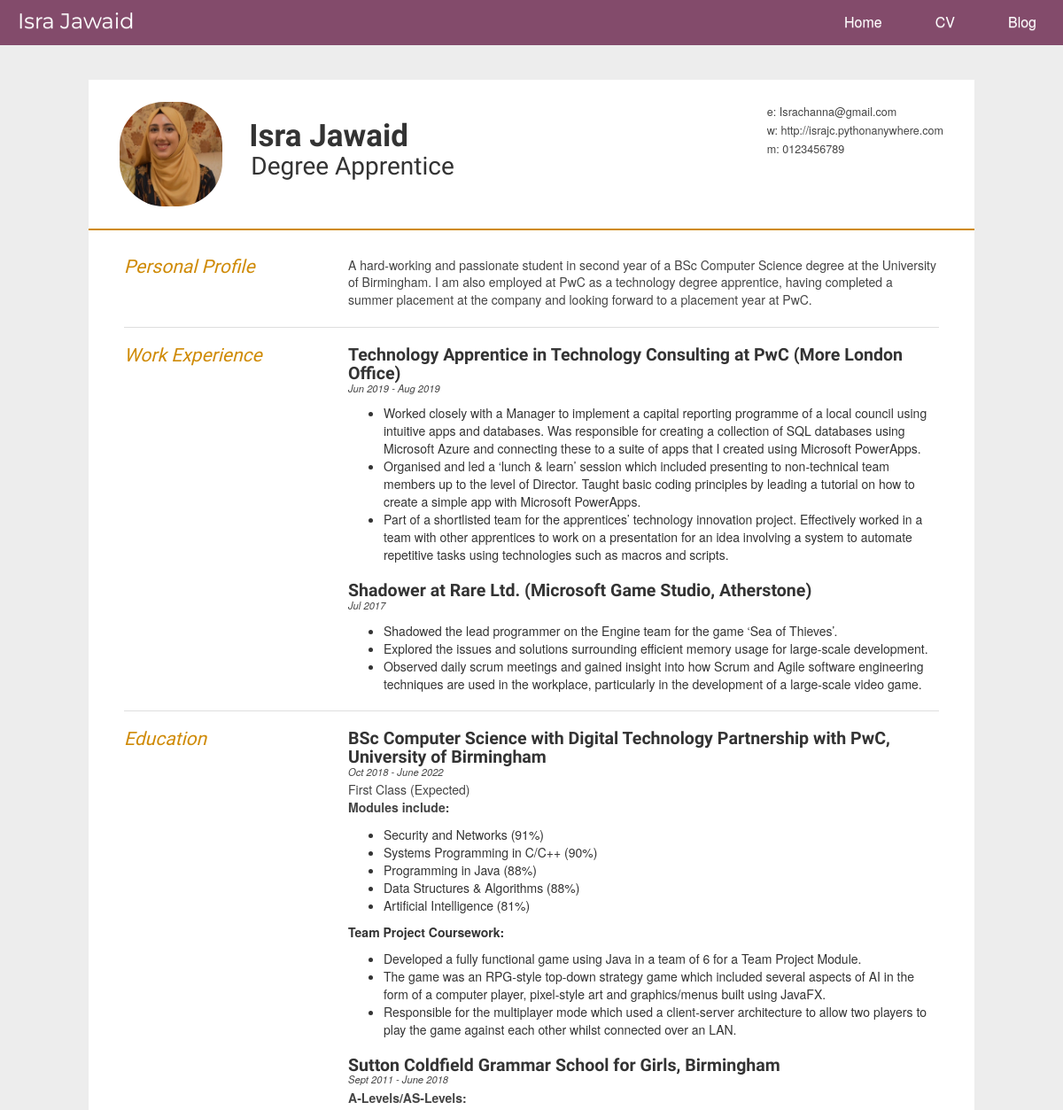
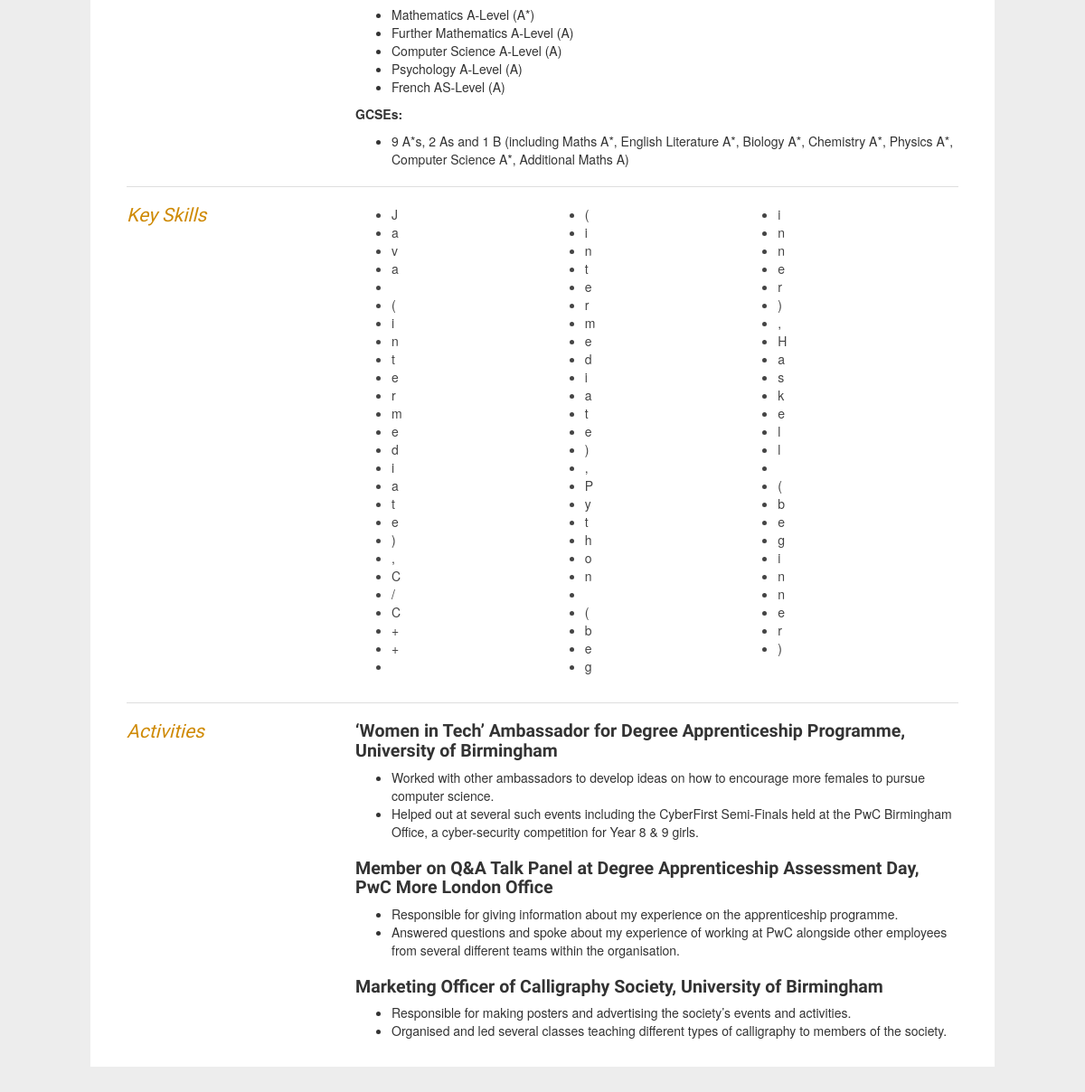
The app's page /cv/1 with its own data (2 pictures, top to bottom).
### blog/models.py (models this page shows, shortened)
class CV(models.Model):
	name = models.CharField(max_length=100)
	title = models.CharField(max_length=100)
	email = models.EmailField(max_length=254, default='')
	website = models.URLField(max_length=200,  null=True, blank=True)
	number = models.CharField(max_length=11, default='', blank=True)
	headshot = models.ImageField(upload_to='media/', null=True, blank=True)
	personal_profile = models.TextField(default='')
	skills = ListCharField(base_field=models.CharField(max_length=100), size=10, max_length=(10*101), default=[])

class WorkExperience(models.Model):
	title = models.CharField(max_length=200)
	company = models.CharField(max_length=200)
	duration = models.CharField(max_length=200)
	description = models.TextField(default='')

class Education(models.Model):
	institution = models.CharField(max_length=300)
	qualification = models.CharField(max_length=400, blank=True, default=' ')
	duration = models.CharField(max_length=200)
	description = models.TextField(default='')

class Activity(models.Model):
	title = models.CharField(max_length=200)
	description = models.TextField(default='')

### blog/views.py (the view)
# urls.py: path('cv/<int:pk>', views.cv_page, name='cv_page'),
def cv_page(request, pk):
	cv = get_object_or_404(CV, pk=pk)
	work_experience = reversed(WorkExperience.objects.all())
	education = reversed(Education.objects.all())
	activities = reversed(Activity.objects.all())
	return render(request, 'blog/cv_page.html', {'cv':cv, 'work_experience': work_experience, 'education': education, 'activities': activities})

### blog/templates/blog/cv_page.html (shortened to what this page needs)
﻿{% extends 'blog/base.html' %}
{% load static %}
{% block stylesheets %}
	<link rel="stylesheet" href="{% static 'css/style.css' %}">
{% endblock %}
{% block content %}
	<div class="container-fluid">
		<div id="cv" class="instaFade">
			<div class="mainDetails">
				<div id="headshot" class="quickFade">
					<img src="{{ cv.headshot.url }}" alt="Isra Jawaid"/>
				</div>
				<div id="name">
					<h1 id="name_header" class="quickFade delayTwo">{{ cv.name }}</h1>
					<h2 id="title" class="quickFade delayThree">{{ cv.title }}</h2>
				</div>
				<div id="contactDetails" class="quickFade delayFour">
					<ul>
						<li>e: <a id="email" href="{{ cv.email }}" target="_blank">{{ cv.email }}</a></li>
						<li>w: <a id="website" href="{{ cv.website }}">{{ cv.website }}</a></li>
						<li id="number" >m: {{ cv.number }}</li>
					</ul>
				</div>
			</div>
			<div id="mainArea" class="quickFade delayFive">
				<section>
					<article>
						<div class="sectionTitle">
							<h1>Personal Profile</h1>
						</div>
						<div class="sectionContent">
							<p id="personal_profile">{{ cv.personal_profile }}</p>
						</div>
					</article>
				</section>
				<section>
					<div class="sectionTitle">
						<h1>Work Experience</h1>
					</div>
					<div class="sectionContent">
						{% for experience in work_experience %}
							<article>
								<h2 id="work_experience_title">{{experience.title}} at {{experience.company}}</h2>
								<p id="work_experience_duration" class="subDetails">{{ experience.duration }}</p>
								<p id="work_experience_description">{{ experience.description | safe }}</p>
							</article>
						{% endfor %}
					</div>
				</section>
				<section>
					<div class="sectionTitle">
						<h1>Education</h1>
					</div>
					<div class="sectionContent">
						{% for e in education %}
							<article>
								<h2 id="education_title">
									{% if e.qualification %}
										{{ e.qualification }}, {{ e.institution }}
									{% else %}
										{{ e.institution }}
									{% endif %}
								</h2>
								<p id="education_duration" class="subDetails">{{ e.duration }}</p>
								<p id="education_description">{{ e.description | safe }}</p>
							</article>
						{% endfor %}
					</div>
				</section>
				<section>
					<div class="sectionTitle">
						<h1>Key Skills</h1>
					</div>
					<div class="sectionContent">
						<ul class="keySkills">
							{% for skill in cv.skills %}
							<li id="skills">{{ skill }}</li>
							{% endfor %}
						</ul>
					</div>
				</section>
				<section>
					<div class="sectionTitle">
						<h1>Activities</h1>
					</div>
					<div class="sectionContent">
						{% for activity in activities %}
							<article>
								<h2 id="activity_title">{{ activity.title }}</h2>
								<p id="activity_description">{{ activity.description | safe }}</p>
							</article>
						{% endfor %}
					</div>
				</section>
			</div>
		</div>
	</div>
{% endblock %}

### blog/static/css/style.css (style rules this page uses)
html,body,div,span,object,iframe,h1,h2,h3,h4,h5,h6,p,blockquote,pre,abbr,address,cite,code,del,dfn,em,img,ins,kbd,q,samp,small,strong,sub,sup,var,b,i,dl,dt,dd,ol,ul,li,fieldset,form,label,legend,table,caption,tbody,tfoot,thead,tr,th,td,article,aside,canvas,details,figcaption,figure,footer,header,hgroup,menu,nav,section,summary,time,mark,audio,video { border:0; font:inherit; font-size:100%; margin:0; padding:0; vertical-align:baseline; }
article,aside,details,figcaption,figure,footer,header,hgroup,menu,nav,section { display:block; }
html, body { background: #181818; font-family: 'Lato', helvetica, arial, sans-serif; font-size: 16px; color: #222; }
p { font-size: 1em; line-height: 1.4em; margin-bottom: 20px; color: #444; white-space: pre-line; }
#cv { width: 100%; max-width: 1000px; background: #ffffff; margin: 30px auto; position: relative; }
b { font-weight: bold; margin: 0px 0px; }
ul { display: block; list-style-type: disc; margin-top: -1em; margin-bottom: 1 em; margin-left: 0; margin-right: 0; padding-left: 40px; }
.mainDetails { padding: 25px 35px; border-bottom: 2px solid #cf8a05; margin-top: 70px; }
#name h1 { font-size: 2.5em; font-weight: 700; font-family: 'Rokkitt', Helvetica, Arial, sans-serif; margin-bottom: -6px; }
#name h2 { font-size: 2em; margin-left: 2px; font-family: 'Rokkitt', Helvetica, Arial, sans-serif; margin-top: 5px; }
#mainArea { padding: 0 40px; }
#headshot { width: 12.5%; float: left; margin-right: 30px; }
#headshot img { width: 100%; height: auto; -webkit-border-radius: 50px; border-radius: 50px; }
#name { float: left; }
#contactDetails { float: right; }
#contactDetails ul { list-style-type: none; font-size: 0.9em; margin-top: 2px; }
#contactDetails ul li { margin-bottom: 3px; color: #444; }
#contactDetails ul li a, a[href^=tel] { color: #444; text-decoration: none; -webkit-transition: all .3s ease-in; -moz-transition: all .3s ease-in; -o-transition: all .3s ease-in; -ms-transition: all .3s ease-in; transition: all .3s ease-in; }
section { border-top: 1px solid #dedede; padding: 0px; }
section:first-child { border-top: 0; margin-top: 10px; }
section:last-child { padding: 0px 0 10px; }
.sectionTitle { float: left; width: 25%; }
.sectionContent { float: right; width: 72.5%; padding-bottom: 10px; }
.sectionTitle h1 { font-family: 'Rokkitt', Helvetica, Arial, sans-serif; font-style: italic; font-size: 1.5em; color: #cf8a05; }
.sectionContent h2 { font-family: 'Rokkitt', serif; font-size: 1.4em; margin-bottom: -2px; font-weight: 600; }
#personal_profile { margin-top: 20px; margin-bottom: 10px; }
.subDetails { font-size: 0.8em; font-style: italic; margin-bottom: 3px; }
.keySkills { list-style-type: disc; -moz-column-count:3; -webkit-column-count:3; column-count:3; margin-bottom: 20px; margin-top: 20px; font-size: 1em; color: #444; }
.instaFade { -webkit-animation-name: reset, fade-in; -webkit-animation-duration: 1.5s; -webkit-animation-timing-function: ease-in; -moz-animation-name: reset, fade-in; -moz-animation-duration: 1.5s; -moz-animation-timing-function: ease-in; animation-name: reset, fade-in; animation-duration: 1.5s; animation-timing-function: ease-in; }
.quickFade { -webkit-animation-name: reset, fade-in; -webkit-animation-duration: 2.5s; -webkit-animation-timing-function: ease-in; -moz-animation-name: reset, fade-in; -moz-animation-duration: 2.5s; -moz-animation-timing-function: ease-in; animation-name: reset, fade-in; animation-duration: 2.5s; animation-timing-function: ease-in; }
.delayTwo { -webkit-animation-delay: 0, 1s; -moz-animation-delay: 0, 1s; animation-delay: 0, 1s; }
.delayThree { -webkit-animation-delay: 0, 1.5s; -moz-animation-delay: 0, 1.5s; animation-delay: 0, 1.5s; }
.delayFour { -webkit-animation-delay: 0, 2s; -moz-animation-delay: 0, 2s; animation-delay: 0, 2s; }
.delayFive { -webkit-animation-delay: 0, 2.5s; -moz-animation-delay: 0, 2.5s; animation-delay: 0, 2.5s; }

### blog/static/css/blog.css (style rules this page uses)
body { background-color: #EDEDED; padding-top: 0px; position: relative; }
h1, h2, h3, h4 { font-family: 'Montserrat', sans-serif; }
.container-fluid { display: block; margin-left: auto; margin-right: auto; position: relative; }

### records on screen
CV: headshot (picture), name "Isra Jawaid", title "Degree Apprentice", email "Israchanna@gmail.com", website "http://israjc.pythonanywhere.com", number "0123456789", personal_profile "A hard-working and passionate student in second year of a BSc Computer Science degree at the University of Birmingham. I am also employed at PwC as a technology degree apprentice, having completed a summer placement at the company and looking forward to a placement year at PwC."
WorkExperience: title "Technology Apprentice in Technology Consulting", company "PwC (More London Office)", duration "Jun 2019 - Aug 2019", description "Worked closely with a Manager to implement a capital reporting programme of a local council using intuitive apps and databases. Was responsible for creating a collection of SQL databases using Microsoft Azure and connecting these to a suite of apps that I created using Microsoft PowerApps. Organised and led a ‘lunch & learn’ session which included presenting to non-technical team members up to the level of Director. Taught basic coding principles by leading a tutorial on how to create a simple app with Microsoft PowerApps. Part of a shortlisted team for the apprentices’ technology innovation project. Effectively worked in a team with other apprentices to work on a presentation for an idea…"
WorkExperience: title "Shadower", company "Rare Ltd. (Microsoft Game Studio, Atherstone)", duration "Jul 2017", description "Shadowed the lead programmer on the Engine team for the game ‘Sea of Thieves’. Explored the issues and solutions surrounding efficient memory usage for large-scale development. Observed daily scrum meetings and gained insight into how Scrum and Agile software engineering techniques are used in the workplace, particularly in the development of a large-scale video game."
Education: qualification "BSc Computer Science with Digital Technology Partnership with PwC", institution "University of Birmingham", duration "Oct 2018 - June 2022", description "First Class (Expected) Modules include: Security and Networks (91%) Systems Programming in C/C++ (90%) Programming in Java (88%) Data Structures & Algorithms (88%) Artificial Intelligence (81%) Team Project Coursework: Developed a fully functional game using Java in a team of 6 for a Team Project Module. The game was an RPG-style top-down strategy game which included several aspects of AI in the form of a computer player, pixel-style art and graphics/menus built using JavaFX. Responsible for the multiplayer mode which used a client-server architecture to allow two players to play the game against each other whilst connected over an LAN."
Education: institution "Sutton Coldfield Grammar School for Girls, Birmingham", duration "Sept 2011 - June 2018", description "A-Levels/AS-Levels: Mathematics A-Level (A*) Further Mathematics A-Level (A) Computer Science A-Level (A) Psychology A-Level (A) French AS-Level (A) GCSEs: 9 A*s, 2 As and 1 B (including Maths A*, English Literature A*, Biology A*, Chemistry A*, Physics A*, Computer Science A*, Additional Maths A)"
Activity: title "‘Women in Tech’ Ambassador for Degree Apprenticeship Programme, University of Birmingham", description "Worked with other ambassadors to develop ideas on how to encourage more females to pursue computer science. Helped out at several such events including the CyberFirst Semi-Finals held at the PwC Birmingham Office, a cyber-security competition for Year 8 & 9 girls."
Activity: title "Member on Q&A Talk Panel at Degree Apprenticeship Assessment Day, PwC More London Office", description "Responsible for giving information about my experience on the apprenticeship programme. Answered questions and spoke about my experience of working at PwC alongside other employees from several different teams within the organisation."
Activity: title "Marketing Officer of Calligraphy Society, University of Birmingham", description "Responsible for making posters and advertising the society’s events and activities. Organised and led several classes teaching different types of calligraphy to members of the society."

### other values on screen
{{ skill }} "J" "a" "v" "a" "(" "i" "n" "t" "e" "r" "m" "e" "d" "i" "a" "t" "e" ")" "," "C" "/" "C" "+" "+" "(" "i" "n" "t" "e" "r" "m" "e" "d" "i" "a" "t" "e" ")" "," "P" "y" "t" "h" "o" "n" "(" "b" "e" "g" "i" "n" "n" "e" "r" ")" "," "H" "a" "s" "k" "e" "l" "l" "(" "b" "e" "g" "i" "n" "n" "e" "r" ")"
